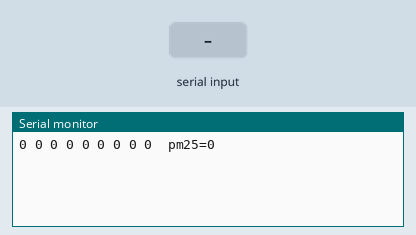
This sketch was run on a simulated Arduino Mega 2560, built with avr-gcc and run on an emulated ATmega2560. On the bench: the last lines printed to the serial monitor. The test bench sets the inputs (shaded band).

Above: at 1.2 s.
1.3 s: "1\n" received over the second serial link
2.8 s: "0\n" received over the second serial link
At 4.2 s:
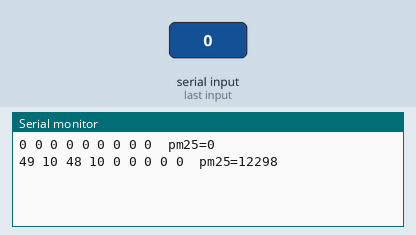
4.3 s: "2\n" received over the second serial link
At 8.1 s:
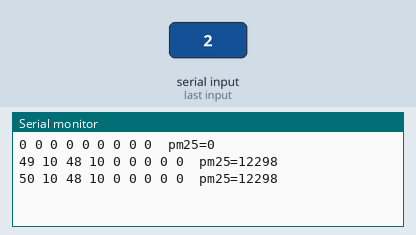
Timing chart, 0 to 9.6 s (numbered marks = the images above; inputs shaded):
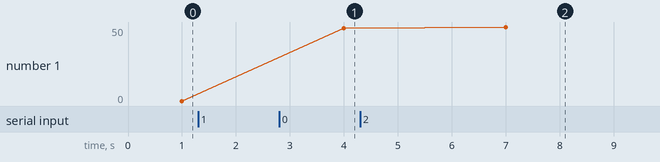

The sketch:

ZH03B.ino
```cpp
#include <HardwareSerial.h>

byte cmd[] ={0xFF,0x01,0x86,0x00,0x00,0x00,0x00,0x00,0x79};
byte buf[9];

uint16_t pm25,pm10;

void setup() {
  // put your setup code here, to run once:
  Serial2.begin(9600);
  Serial.begin(9600);
}

void loop() {
  // put your main code here, to run repeatedly:
  Serial2.write(cmd[0]);
  Serial2.write(cmd[1]);
  Serial2.write(cmd[2]);
  Serial2.write(cmd[3]);
  Serial2.write(cmd[4]);
  Serial2.write(cmd[5]);
  Serial2.write(cmd[6]);
  Serial2.write(cmd[7]);
  Serial2.write(cmd[8]);
  //Serial1.write(read[9]);

  Serial2.readBytes(buf,sizeof(buf));
  for(int i=0;i<9;i++){
    Serial.print(buf[i]);
    Serial.print(" ");
  }
  pm25 = (buf[2]<<8) | buf[3];
  Serial.print(" pm25=");
  Serial.print(pm25);
  pm10 = (buf[4]<<8) | buf[5];
  Serial.print("\n");
  delay(2000);
}
```

Measured:
- after the input at 2.8 s, the serial monitor: prints a new line after 1.2 s (image 1)
- after the input at 4.3 s, the serial monitor: prints a new line after 2.7 s (image 2)
- plotted number 1: 49 → 50 after the input at 4.3 s
